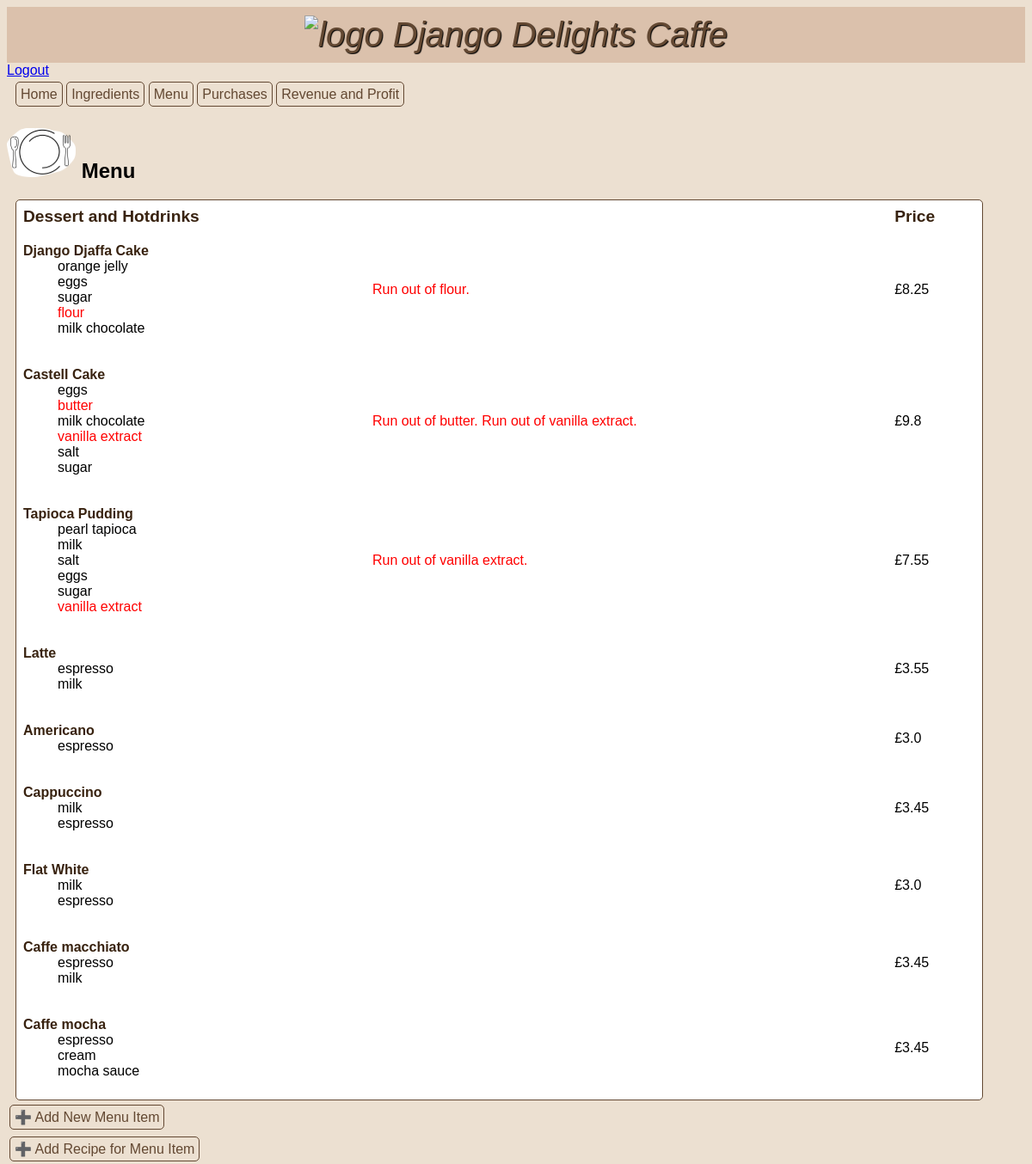
The page /menu (signed in) on the database as committed earlier.
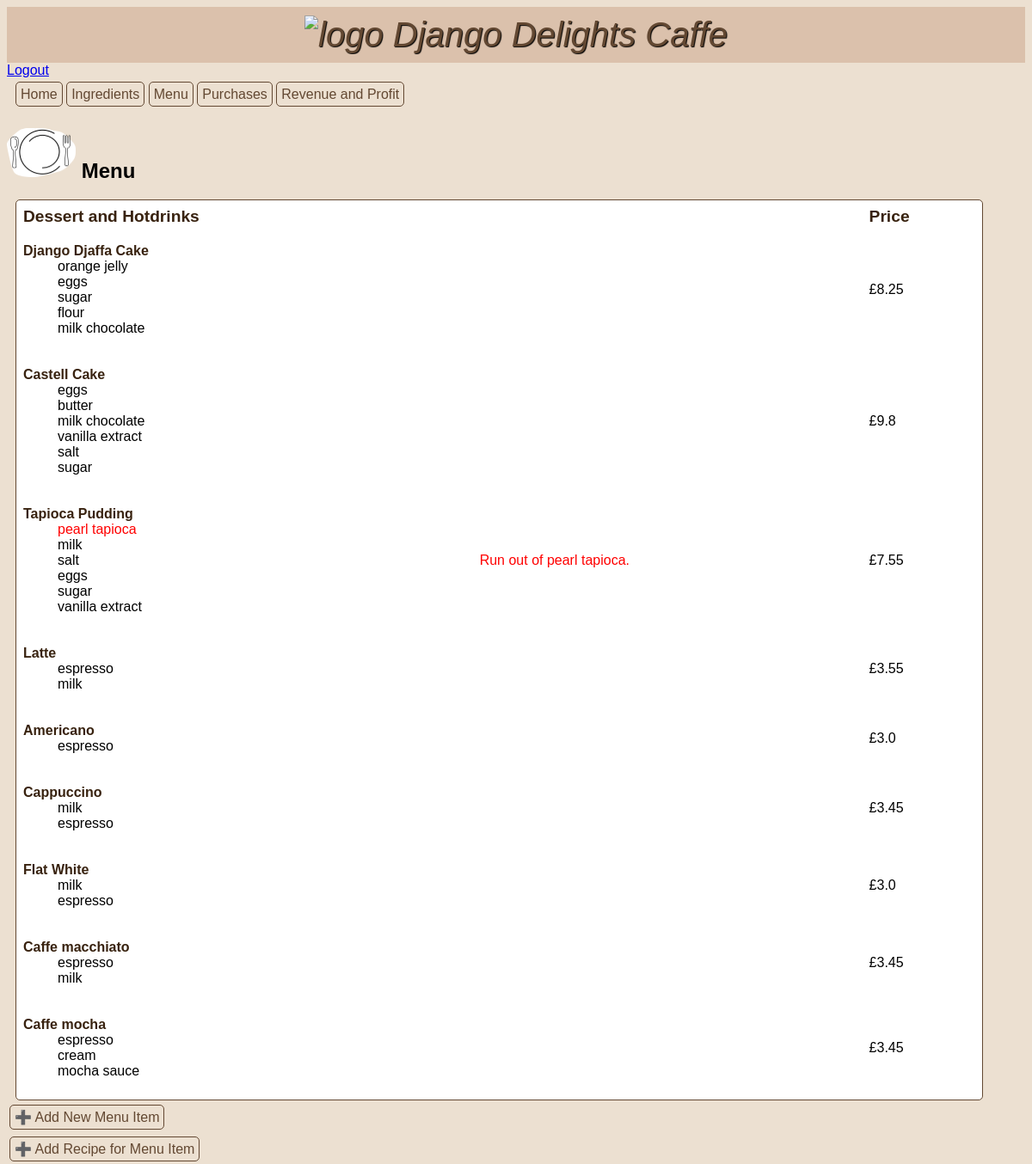
The same page on the database as committed later.
### inventory/models.py (models this page shows, shortened)
class MenuItem(models.Model):
    title = models.CharField(max_length=50, verbose_name="Menu Item")
    price = models.FloatField(default=0.0, verbose_name="Price")
    image = models.ImageField(null=True, blank=True, upload_to="images/")

class RecipeRequirement(models.Model):
    menu_item = models.ForeignKey(
        MenuItem, on_delete=models.CASCADE, verbose_name="Menu Item"
    )
    ingredient = models.ForeignKey(
        Ingredient, on_delete=models.CASCADE, verbose_name="Ingrediet"
    )
    quantity = models.FloatField(default=0.0, verbose_name="Quantity")

class Ingredient(models.Model):
    ML = "ml"
    GRAMS = "g"
    UNITS = "units"
    OTHER = "other"
    UNIT_TYPE_CHOICES = [
        (ML, "ml"),
        (GRAMS, "g"),
        (UNITS, "units"),
        (OTHER, "other"),
    ]
    name = models.CharField(max_length=50, verbose_name="Ingredient")
    quantity = models.FloatField(default=0.0, verbose_name="Quantity")
    unit = models.CharField(
        max_length=10, choices=UNIT_TYPE_CHOICES, default=OTHER, verbose_name="Units"
    )
    unit_price = models.FloatField(default=0.0, verbose_name="Price per unit")

### inventory/views.py (the view)
# urls.py: path("menu", views.MenuView.as_view(), name="menu"),
class MenuView(LoginRequiredMixin, ListView):
    model = MenuItem
    template_name = "inventory/menu.html"
    def get_context_data(self):
        context = super().get_context_data()
        context["menu"] = MenuItem.objects.all()
        context["ingredients"] = Ingredient.objects.all()
        return context

### inventory/templates/inventory/menu.html (shortened to what this page needs)
{% extends 'base.html' %} {% load static %} {% block content %}
<h2>
  <img src="{% static 'inventory/menu.png' %}" alt="ingredient" width="80px" />
  Menu
</h2>
<table class=>
  <thead>
    <tr class="table-heading">
      <th>Dessert and Hotdrinks</th>
      <th></th>
      <th>Price</th>
    </tr>
  </thead>
  <tbody>
    {% for menu_item in object_list %}
    <tr class="table-content">
      <td>
        <dl>
          <dt class="dessert-name">{{ menu_item.title }}</dt>
          {% for recipe in menu_item.reciperequirement_set.all %}
          {% for ingredient in ingredients %}
          {% if ingredient.name == recipe.ingredient.name and ingredient.quantity < recipe.quantity %}
            <dd style="color: red">{{ recipe.ingredient.name }}</dd>
          {% elif ingredient.name == recipe.ingredient.name and ingredient.quantity >= recipe.quantity %}
            <dd style="color: black">{{ recipe.ingredient.name }}</dd>
            {% endif %}
            {% endfor %}
            {% endfor %}
        </dl>
      </td>
      <td style="color: red">
      {% for recipe in menu_item.reciperequirement_set.all %}
      {% for ingredient in ingredients %}
      {% if ingredient.name == recipe.ingredient.name and ingredient.quantity < recipe.quantity %}
         Run out of {{ recipe.ingredient.name }}.
      {% endif %}
      {% endfor %}
      {% endfor %}
    </td>
      <td>£{{ menu_item.price }}</td>
    </tr>
    {% endfor %}
  </tbody>
</table>
<div>
  <a class="add" href="{% url 'menucreate' %}">➕ Add New Menu Item</a><br /><br/>
  <a class="add" href="{% url 'recipecreate' %}">➕ Add Recipe for Menu Item</a>
</div>
{% endblock %}

### inventory/templates/base.html (shortened to what this page needs)
{% load static %}
<!DOCTYPE html>
<html>
  <head>
    <link
      rel="stylesheet"
      type="text/css"
      href="{% static 'inventory/style.css' %}"
    />
  </head>
  <body>
    <header>
      <div class="logo">
        <img
          src="{% static 'inventory/coffee.png' %}"
          alt="logo"
          width="80px"
        />
        Django Delights Caffe
      </div>
      {% if user.is_authenticated %}
      <a class="logout" href="/logout">Logout</a>
      {% endif %}
      <nav class="navbar">
        <a class="nav-item" href="{% url 'home' %}">Home</a>
        <a class="nav-item" href="{% url 'ingredients' %}">Ingredients</a>
        <a class="nav-item" href="{% url 'menu' %}">Menu</a>
        <a class="nav-item" href="{% url 'purchases' %}">Purchases</a>
        <a class="nav-item" href="{% url 'profit' %}">Revenue and Profit</a>
      </nav>
    </header>
  </body>
  {% block content %} {% endblock %}
</html>

### inventory/static/inventory/style.css (style rules this page uses)
body { font-family: Arial, Helvetica, sans-serif; background-color: #ece0d1; }
.logo img { width: 55px; background-color: #dbc1ac; }
.logo { background-color: #dbc1ac; color: #634832; font-size: 2.5em; font-style: italic; text-shadow: 1px 1px 1px black; text-align: center; padding: 10px; }
.navbar { padding: 10px; text-decoration: none; }
.nav-item { color: #634832; padding: 5px; border: 1px; border-style: solid; border-color: #634832; border-radius: 5px; text-decoration: none; }
table { background-color: white; text-align: left; border: 1px; border-style: solid; border-color: #634832; border-radius: 5px; width: 95%; margin: 10px; padding: 5px; }
thead { color: #38220f; font-size: 1.2em; text-align: left; padding: 10px; border-style: solid; border-color: #634832; }
tbody { padding: 3px; }
.dessert-name { color: #38220f; font-weight: bold; }
.add { color: #634832; padding: 5px; margin: 3px; text-decoration: none; border: 1px; border-style: solid; border-color: #634832; border-radius: 5px; }

Rows that differ between the two databases and show on the page:
changed RecipeRequirement "flour": loses Ingredient ({{ recipe.ingredient.name }} "flour"); ingredient.name "flour" → (not shown)
changed Ingredient (number 4 of 13 on the later page): quantity -57.5 → 20000 (drawn)
changed RecipeRequirement "butter": loses Ingredient ({{ recipe.ingredient.name }} "butter"); ingredient.name "butter" → (not shown)
changed Ingredient (number 6 of 13 on the later page): quantity 0 → 2000 (drawn)
changed RecipeRequirement (number 9 of 29 on the later page): loses Ingredient ({{ recipe.ingredient.name }} "vanilla extract"); ingredient.name "vanilla extract" → (not shown)
changed Ingredient (number 7 of 13 on the later page): quantity -5 → 30 (drawn)
changed RecipeRequirement "pearl tapioca": gains Ingredient ({{ recipe.ingredient.name }} "pearl tapioca"); ingredient.name (not shown) → "pearl tapioca"
changed Ingredient (number 9 of 13 on the later page): quantity 1960 → 0 (drawn)
changed RecipeRequirement (number 17 of 29 on the later page): loses Ingredient ({{ recipe.ingredient.name }} "vanilla extract"); ingredient.name "vanilla extract" → (not shown)
